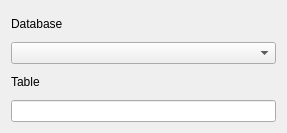
<?xml version="1.0" encoding="UTF-8"?>
<ui version="4.0">
 <class>CompareTableItemWidget</class>
 <widget class="QWidget" name="CompareTableItemWidget">
  <property name="geometry">
   <rect>
    <x>0</x>
    <y>0</y>
    <width>287</width>
    <height>133</height>
   </rect>
  </property>
  <property name="windowTitle">
   <string>Form</string>
  </property>
  <layout class="QVBoxLayout" name="verticalLayout">
   <item>
    <widget class="QLabel" name="label">
     <property name="text">
      <string>Database</string>
     </property>
    </widget>
   </item>
   <item>
    <widget class="QComboBox" name="database"/>
   </item>
   <item>
    <widget class="QLabel" name="label_2">
     <property name="text">
      <string>Table</string>
     </property>
    </widget>
   </item>
   <item>
    <widget class="QLineEdit" name="table"/>
   </item>
  </layout>
 </widget>
 <resources/>
 <connections/>
</ui>
